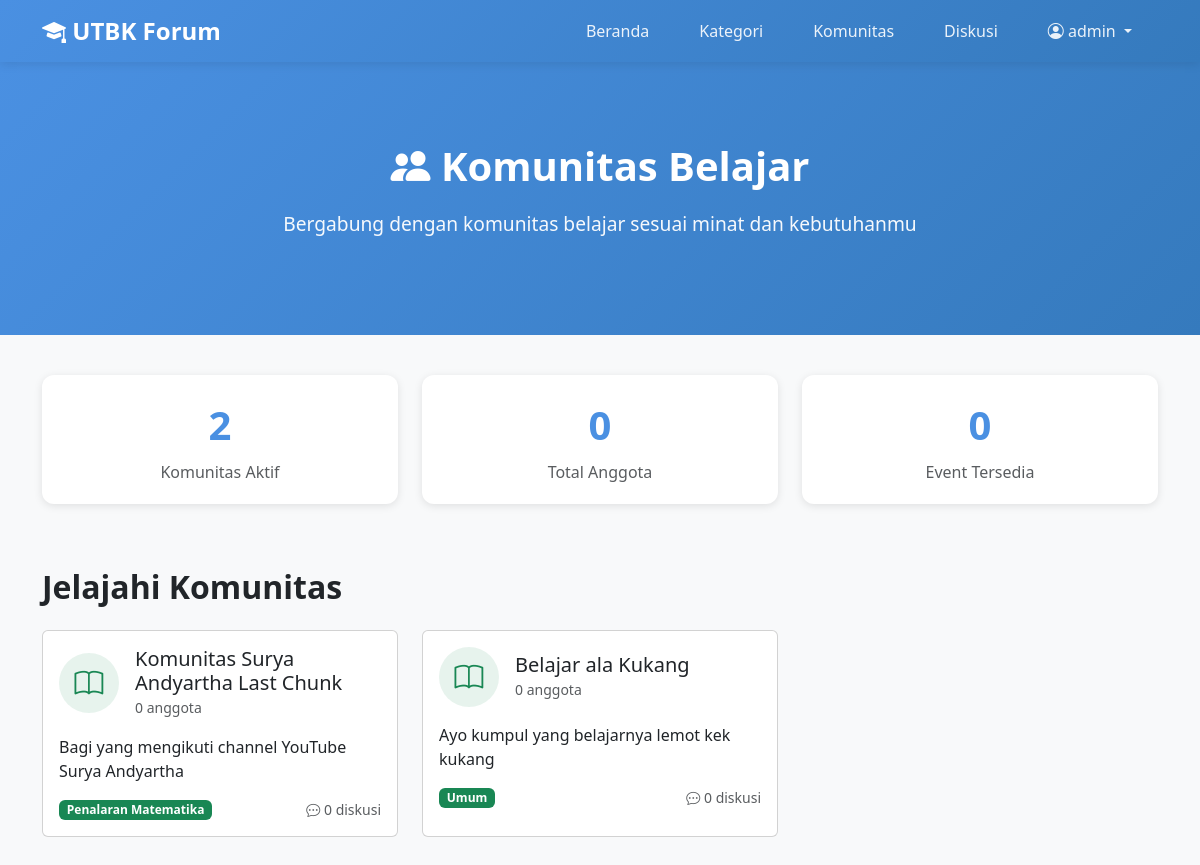
/komunitas.php (signed in), run on the app's committed database.
### tables this page shows
CREATE TABLE communities (
    community_id INT PRIMARY KEY AUTO_INCREMENT,
    community_name VARCHAR(100) NOT NULL,
    slug VARCHAR(100) UNIQUE NOT NULL,
    description TEXT,
    full_description TEXT,
    icon VARCHAR(50) DEFAULT 'bi-people',
    icon_image VARCHAR(255),
    icon_bg VARCHAR(20) DEFAULT '#007bff',
    category_id INT,
    creator_id INT,
    member_count INT DEFAULT 0,
    discussion_count INT DEFAULT 0,
    post_count INT DEFAULT 0,
    event_count INT DEFAULT 0,
    created_at TIMESTAMP DEFAULT CURRENT_TIMESTAMP,
    FOREIGN KEY (category_id) REFERENCES categories(category_id) ON DELETE SET NULL,
    FOREIGN KEY (creator_id) REFERENCES users(user_id) ON DELETE SET NULL,
    INDEX idx_slug (slug)
);

CREATE TABLE categories (
    category_id INT PRIMARY KEY AUTO_INCREMENT,
    category_name VARCHAR(100) NOT NULL,
    description TEXT,
    icon VARCHAR(50) DEFAULT 'bi-grid',
    icon_image VARCHAR(255),
    color VARCHAR(20) DEFAULT 'primary',
    topic_count INT DEFAULT 0,
    created_at TIMESTAMP DEFAULT CURRENT_TIMESTAMP
);

### komunitas.php (the view, shortened to what this page needs)
<?php
$db = Database::getInstance()->getConnection();
$communities = $db->query("
    SELECT c.*, cat.category_name, cat.color as category_color,
           COUNT(DISTINCT cm.user_id) as member_count,
           COUNT(DISTINCT t.topic_id) as discussion_count
    FROM communities c
    LEFT JOIN categories cat ON c.category_id = cat.category_id
    LEFT JOIN community_members cm ON c.community_id = cm.community_id
    LEFT JOIN topics t ON c.community_id = t.community_id
    GROUP BY c.community_id
    ORDER BY member_count DESC
")->fetch_all(MYSQLI_ASSOC);
$totalCommunities = count($communities);
$totalMembers = array_sum(array_column($communities, 'member_count'));
$totalEvents = $db->query("SELECT COUNT(*) as count FROM events")->fetch_assoc()['count'];
?>
<!DOCTYPE html>
<html lang="id">
<head>
    <link href="https://cdn.jsdelivr.net/npm/bootstrap@5.3.0/dist/css/bootstrap.min.css" rel="stylesheet">
    <link rel="stylesheet" href="https://cdn.jsdelivr.net/npm/bootstrap-icons@1.10.0/font/bootstrap-icons.css">
    <link rel="stylesheet" href="css/style.css">
</head>
<body>
    <?php include 'includes/navbar.php'; ?>
    <section class="hero-section" id="komunitas">
        <div class="container text-center">
            <h1><i class="bi bi-people-fill"></i> Komunitas Belajar</h1>
            <p>Bergabung dengan komunitas belajar sesuai minat dan kebutuhanmu</p>
        </div>
    </section>
    <div class="container mb-5">
        <div class="row">
            <div class="col-md-4 mb-3">
                <div class="stats-card">
                    <div class="stats-number"><?php echo $totalCommunities; ?></div>
                    <div class="text-muted">Komunitas Aktif</div>
                </div>
            </div>
            <div class="col-md-4 mb-3">
                <div class="stats-card">
                    <div class="stats-number"><?php echo number_format($totalMembers); ?></div>
                    <div class="text-muted">Total Anggota</div>
                </div>
            </div>
            <div class="col-md-4 mb-3">
                <div class="stats-card">
                    <div class="stats-number"><?php echo $totalEvents; ?></div>
                    <div class="text-muted">Event Tersedia</div>
                </div>
            </div>
        </div>
    </div>
    <section class="container mb-5">
        <h2 class="mb-4 fw-bold">Jelajahi Komunitas</h2>
        <div class="row" id="communitiesContainer">
            <?php foreach ($communities as $community): ?>
                <div class="col-md-6 col-lg-4 mb-4">
                    <div class="card community-card" onclick="window.location.href='komunitas-detail.php?id=<?php echo $community['community_id']; ?>'">
                        <div class="card-body">
                            <div class="d-flex align-items-center mb-3">
                                <div class="community-avatar me-3 bg-<?php echo $community['category_color']; ?> bg-opacity-10 text-<?php echo $community['category_color']; ?>">
                                    <i class="bi <?php echo $community['icon']; ?>"></i>
                                </div>
                                <div>
                                    <h5 class="card-title mb-0"><?php echo htmlspecialchars($community['community_name']); ?></h5>
                                    <small class="text-muted"><?php echo $community['member_count']; ?> anggota</small>
                                </div>
                            </div>
                            <p class="card-text"><?php echo htmlspecialchars($community['description']); ?></p>
                            <div class="d-flex justify-content-between align-items-center mt-3">
                                <span class="badge bg-<?php echo $community['category_color']; ?>">
                                    <?php echo htmlspecialchars($community['category_name']); ?>
                                </span>
                                <small class="text-muted">
                                    <i class="bi bi-chat-dots"></i> <?php echo $community['discussion_count']; ?> diskusi
                                </small>
                            </div>
                        </div>
                    </div>
                </div>
            <?php endforeach; ?>
        </div>
    </section>
</body>
</html>

### css/style.css (style rules this page uses)
:root { --primary-color: #4A90E2; --secondary-color: #50C878; --dark-color: #2C3E50; --light-bg: #F8F9FA; }
body { font-family: 'Segoe UI', Tahoma, Geneva, Verdana, sans-serif; background-color: var(--light-bg); }
.hero-section { background: linear-gradient(135deg, var(--primary-color), #357ABD); color: white; padding: 80px 0; margin-bottom: 40px; }
.hero-section h1 { font-weight: 700; font-size: 2.5rem; margin-bottom: 20px; }
.hero-section p { font-size: 1.2rem; opacity: 0.95; }
.stats-card { background: white; border-radius: 12px; padding: 20px; text-align: center; box-shadow: 0 2px 8px rgba(0, 0, 0, 0.1); }
.stats-number { font-size: 2.5rem; font-weight: 700; color: var(--primary-color); margin-bottom: 5px; }
.community-card { transition: all 0.3s; cursor: pointer; height: 100%; }
.community-avatar { width: 60px; height: 60px; border-radius: 50%; display: flex; align-items: center; justify-content: center; font-size: 1.8rem; flex-shrink: 0; }

### data on the page
communities: community_name "Komunitas Surya Andyartha Last Chunk", member_count "0", description "Bagi yang mengikuti channel YouTube Surya Andyartha", category.category_name "Penalaran Matematika", discussion_count "0"
communities: community_name "Belajar ala Kukang", member_count "0", description "Ayo kumpul yang belajarnya lemot kek kukang", category.category_name "Umum", discussion_count "0"

### other printed values
$_SESSION['username'] "admin"
$totalCommunities "2"
$totalMembers "0"
$totalEvents "0"
